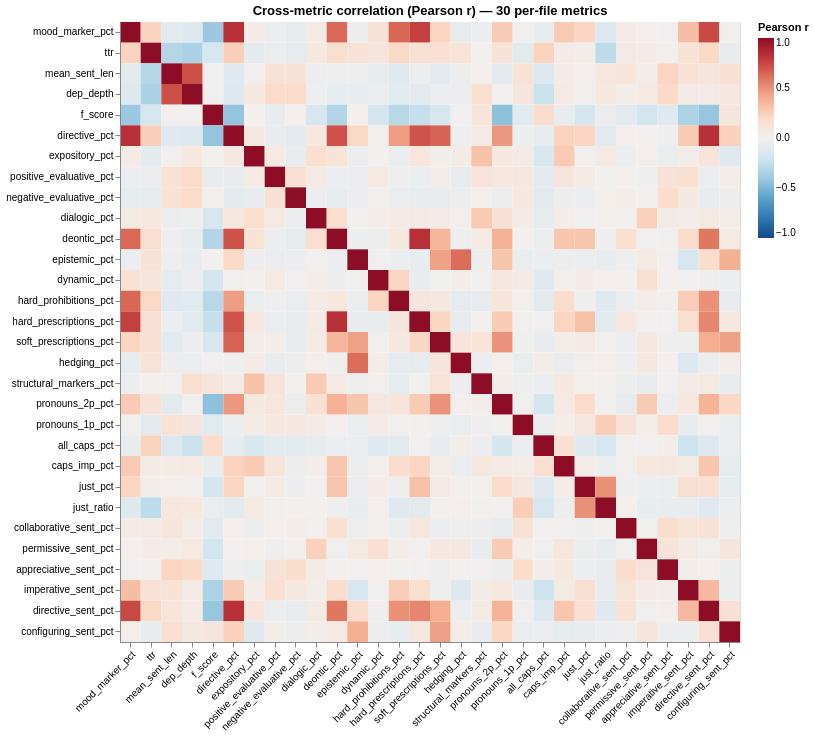

Notebook source saved alongside this figure:
### Markdown cell above
### Cross-metric correlation matrix

A 30-metric correlation grid. Each cell is the **Pearson r** between two metrics, computed across all 287 files.

**How to read it**:
- **Color intensity** encodes the strength of the linear relationship.
- **Red** = positive correlation: the two metrics rise together (when one is high, the other tends to be high).
- **Blue** = negative correlation: the two metrics move opposite (when one is high, the other tends to be low).
- **Cells near zero** (faint color) = the two metrics are unrelated.
- The diagonal is always solid red (every metric correlates 1.0 with itself).
- Conventional thresholds in social-science contexts: |r| ≥ 0.3 is "moderate", |r| ≥ 0.7 is "strong".

What welfare-relevant patterns to watch for: the imperative-marker / hard-prohibition / deontic-modality cluster should be a tight red block (these dimensions all measure "rule-bearing language" from different angles). The justification ratio should sit isolated or correlate negatively with the directive cluster (more justification → less raw directive density).

### Code cell


### Figure 1 — Vega-Lite specification as saved in the notebook (floating-point values rounded to 4 significant figures; data arrays with more than 128 entries replaced by an {"elided": "..."} marker saying what was removed)
{"config": {"view": {"continuousWidth": 300, "continuousHeight": 300}}, "data": {"name": "data-26826ada8ecd48592eb918fddd50dda4"}, "mark": {"type": "rect"}, "encoding": {"color": {"field": "r", "scale": {"domain": [-1, 1], "reverse": true, "scheme": "redblue"}, "title": "Pearson r", "type": "quantitative"}, "tooltip": [{"field": "x", "type": "nominal"}, {"field": "y", "type": "nominal"}, {"field": "r", "format": ".2f", "type": "quantitative"}], "x": {"axis": {"labelAngle": -45, "labelLimit": 160}, "field": "x", "sort": ["mood_marker_pct", "ttr", "mean_sent_len", "dep_depth", "f_score", "directive_pct", "expository_pct", "positive_evaluative_pct", "negative_evaluative_pct", "dialogic_pct", "deontic_pct", "epistemic_pct", "dynamic_pct", "hard_prohibitions_pct", "hard_prescriptions_pct", "soft_prescriptions_pct", "hedging_pct", "structural_markers_pct", "pronouns_2p_pct", "pronouns_1p_pct", "all_caps_pct", "caps_imp_pct", "just_pct", "just_ratio", "collaborative_sent_pct", "permissive_sent_pct", "appreciative_sent_pct", "imperative_sent_pct", "directive_sent_pct", "configuring_sent_pct"], "title": null, "type": "nominal"}, "y": {"axis": {"labelLimit": 160}, "field": "y", "sort": ["mood_marker_pct", "ttr", "mean_sent_len", "dep_depth", "f_score", "directive_pct", "expository_pct", "positive_evaluative_pct", "negative_evaluative_pct", "dialogic_pct", "deontic_pct", "epistemic_pct", "dynamic_pct", "hard_prohibitions_pct", "hard_prescriptions_pct", "soft_prescriptions_pct", "hedging_pct", "structural_markers_pct", "pronouns_2p_pct", "pronouns_1p_pct", "all_caps_pct", "caps_imp_pct", "just_pct", "just_ratio", "collaborative_sent_pct", "permissive_sent_pct", "appreciative_sent_pct", "imperative_sent_pct", "directive_sent_pct", "configuring_sent_pct"], "title": null, "type": "nominal"}}, "height": 620, "title": "Cross-metric correlation (Pearson r) — 30 per-file metrics", "width": 620, "$schema": "https://vega.github.io/schema/vega-lite/v6.4.1.json", "datasets": {"data-26826ada8ecd48592eb918fddd50dda4": {"elided": "900 records"}}}
